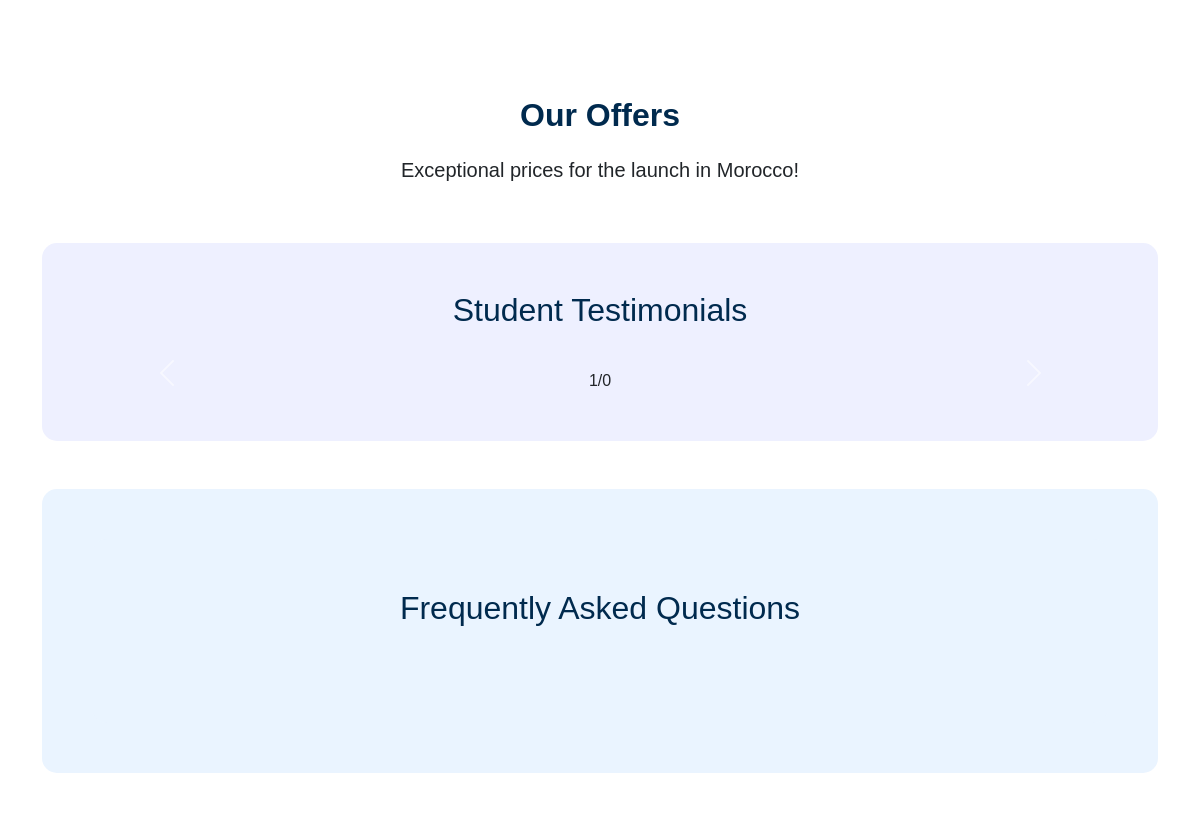
/ (middle part), run on an earlier commit of the app's database.
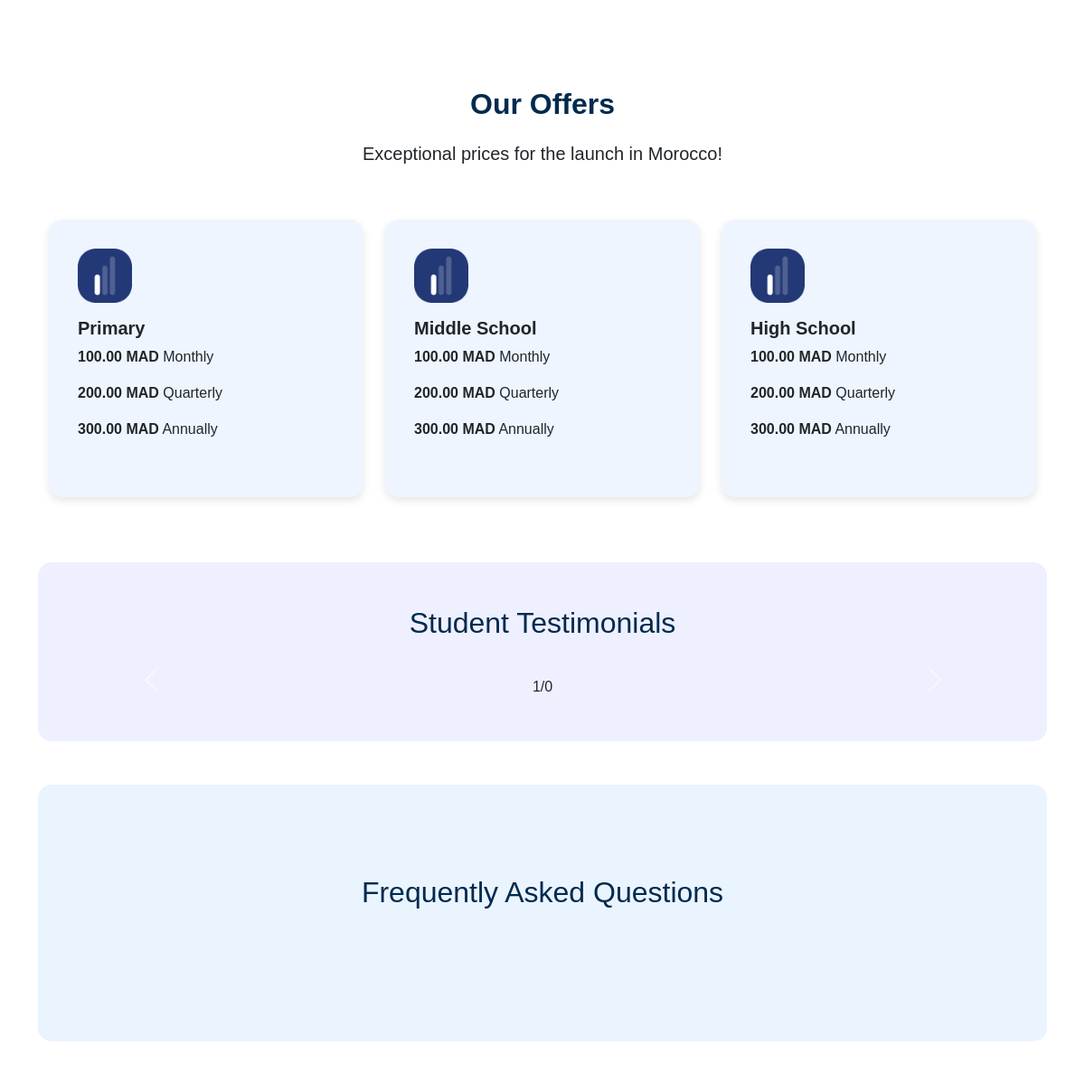
And on a later commit of the database.
### pages/models.py (models this page shows, shortened)
class Offer(models.Model):
    CATEGORY_CHOICES = [
        ('Primary', 'Primary'),
        ('Middle School', 'Middle School'),
        ('High School', 'High School')
    ]
    category = models.CharField(max_length=50, choices=CATEGORY_CHOICES)
    monthly_price = models.DecimalField(max_digits=10, decimal_places=2)
    quarterly_price = models.DecimalField(max_digits=10, decimal_places=2)
    annually_price = models.DecimalField(max_digits=10, decimal_places=2)
    currency = models.CharField(max_length=10, default='TND')
    created_at = models.DateTimeField(default=timezone.now)

### pages/views.py (the view)
# urls.py: path('', views.home, name='home'),
def home(request):
    offers = Offer.objects.all()
    testimonials = Testimonial.objects.all()
    testimonials_per_slide = 3
    total_slides = (len(testimonials) + testimonials_per_slide - 1) // testimonials_per_slide
    categories = FAQCategory.objects.prefetch_related('faq_set').all()
    form = ContactForm()
    if request.method == 'POST':
        form = ContactForm(request.POST)
        if form.is_valid():
            form.save()
            return redirect('success')
    return render(request, 'pages/home.html', {
        'offers': offers,
        'testimonials': testimonials,
        'total_slides': total_slides,
        'categories': categories,
        'form': form
    })

### templates/pages/home.html (shortened to what this page needs)
{% extends "base.html" %}
{% load static %}
{% block css %}
    <link rel="stylesheet" href="{% static 'css/home.css' %}">
{% endblock %}
{% block content %}
    <section id="personalize-learning">
    </section>
    <div id="offers-section" class="container text-center my-5">
        <h2 id="offers-title">Our Offers</h2>
        <p id="offers-description">Exceptional prices for the launch in Morocco!</p>
        <div id="offers-cards" class="row justify-content-center">
            {% for offer in offers %}
            <div id="offer-{{ offer.id }}" class="col-lg-4 col-md-6 col-sm-12 mb-4 mt-5">
                <div id="offer-card-{{ offer.id }}" class="card p-3 h-100">
                    <div class="card-body d-flex flex-column align-items-start">
                        <div id="offer-icon-{{ offer.id }}" class="offer-icon mb-3">
                            <img src="{% static 'images/icons/offer_icon.png' %}" alt="Offer Icon" id="offer-icon-img-{{ offer.id }}">
                        </div>
                        <h5 id="offer-title-{{ offer.id }}">{{ offer.category }}</h5>
                        <p id="offer-monthly-price-{{ offer.id }}">
                            <strong>{{ offer.monthly_price }} {{ offer.currency }}</strong> Monthly
                        </p>
                        <p id="offer-quarterly-price-{{ offer.id }}">
                            <strong>{{ offer.quarterly_price }} {{ offer.currency }}</strong> Quarterly
                        </p>
                        <p id="offer-annually-price-{{ offer.id }}">
                            <strong>{{ offer.annually_price }} {{ offer.currency }}</strong> Annually
                        </p>
                    </div>
                </div>
            </div>
            {% endfor %}
        </div>
    </div>
    <div class="container-fluid bg-light py-5 mb-5 p-5" style="background-color: #EEF0FF !important; border-radius:15px !important;">
        <h2 class="text-center mb-4">Student Testimonials</h2>
        <div id="testimonialCarousel" class="carousel slide" data-bs-ride="carousel">
          <div class="d-flex justify-content-center align-items-center mt-3">
            <button class="carousel-control-prev me-2" type="button" data-bs-target="#testimonialCarousel" data-bs-slide="prev">
              <span class="carousel-control-prev-icon" aria-hidden="true"></span>
            </button>
            <span id="carousel-slide-indicator" class="mx-3">1/{{ total_slides }}</span>
            <button class="carousel-control-next ms-2" type="button" data-bs-target="#testimonialCarousel" data-bs-slide="next">
              <span class="carousel-control-next-icon" aria-hidden="true"></span>
            </button>
          </div>
        </div>
    </div>
    <div class="container faq-section mb-5">
        <div class="container faq-section">
            <h2 class="text-center">Frequently Asked Questions</h2>
        </div>
    </div>
{% endblock %}

### templates/base.html (shortened to what this page needs)
<!DOCTYPE html>
<html lang="en">
<head>
    <link href="https://cdn.jsdelivr.net/npm/bootstrap@5.3.0/dist/css/bootstrap.min.css" rel="stylesheet">
    <link rel="stylesheet" href="https://cdnjs.cloudflare.com/ajax/libs/font-awesome/6.0.0-beta3/css/all.min.css">
    {% load static %}
    <link rel="stylesheet" href="{% static 'css/base.css' %}">
    {% block css %}
    {% endblock %}
</head>
<body>
    <main role="main" class="container" style="font-family: 'poppins', sans-serif;">
        {% block content %}
        {% endblock %}
    </main>
    {% load static %}
</body>
</html>

### eduai/static/css/base.css (style rules this page uses)
body { font-family: 'Arial', sans-serif; }

### eduai/static/css/home.css (style rules this page uses)
body { font-family: 'Arial', sans-serif; }
.card { background-color: #fff; border-radius: 10px; border: none; }
#personalize-learning { padding: 50px 0; }
#offers-section { margin-top: 40px; }
#offers-title { font-size: 2rem; margin-bottom: 20px; font-weight: bold; }
#offers-description { font-size: 1.25rem; margin-bottom: 10px; }
#offers-cards .card { background-color: #eef5ff; border-radius: 15px; box-shadow: 0 4px 10px rgba(0, 0, 0, 0.1); transition: transform 0.3s; }
[id^="offer-card-"] .card-body h5 { font-size: 1.25rem; font-weight: 700; }
[id^="offer-icon-"] img { max-width: 60px; height: auto; }
[id^="offer-monthly-price-"], [id^="offer-quarterly-price-"], [id^="offer-annually-price-"] { font-size: 1rem; }
.faq-section { padding: 50px; background-color: #EAF4FF; border-radius: 15px; }
h2 { color: #002A4E; margin-bottom: 30px; }
.card { border: none; border-radius: 10px; margin-bottom: 15px; }

What changed in the data, as far as the page shows it:
added Offer: category "Primary", monthly_price "100.00", currency "MAD", quarterly_price "200.00", annually_price "300.00"
added Offer: category "Middle School", monthly_price "100.00", currency "MAD", quarterly_price "200.00", annually_price "300.00"
added Offer: category "High School", monthly_price "100.00", currency "MAD", quarterly_price "200.00", annually_price "300.00"
